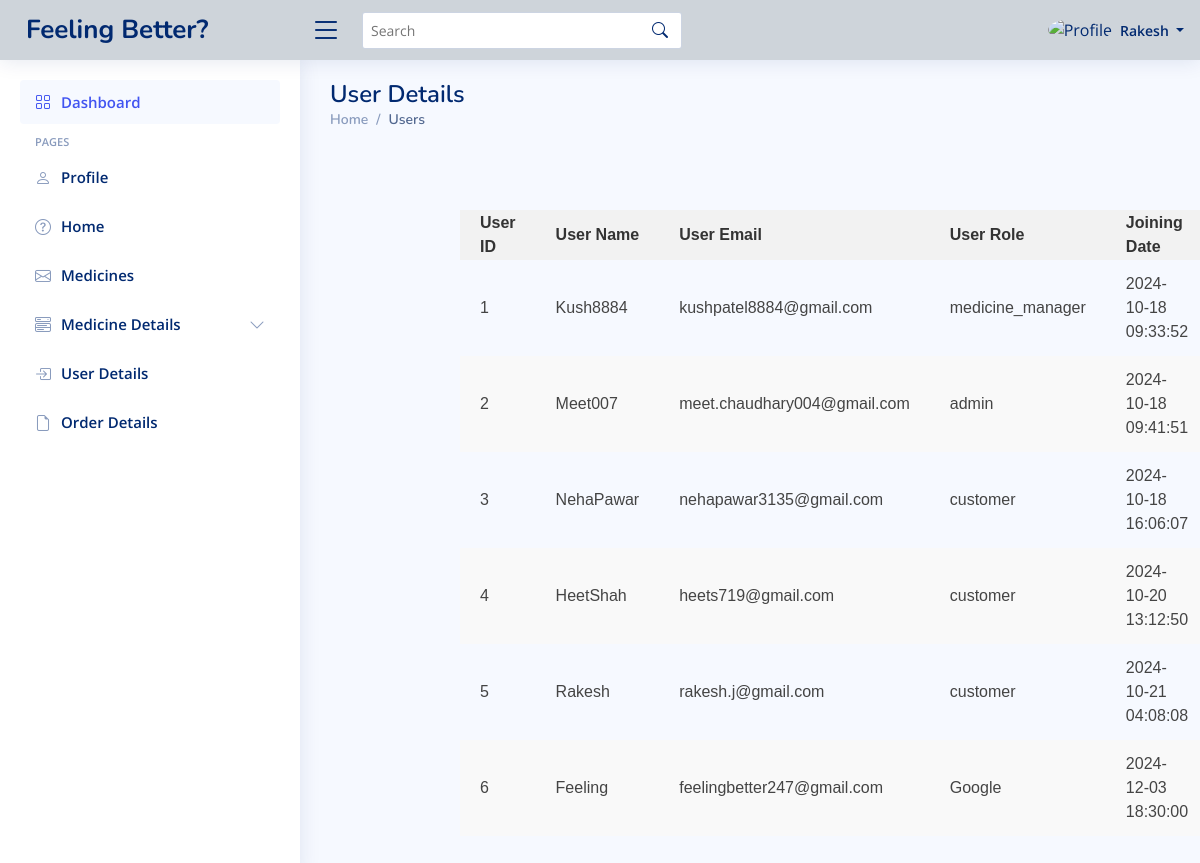
Page /dashboard/user_details.php (signed in) on the committed database.
### tables this page shows
CREATE TABLE `users` (
  `user_id` int(11) NOT NULL,
  `username` varchar(14) NOT NULL,
  `password_hash` varchar(255) NOT NULL,
  `email` varchar(100) NOT NULL,
  `role` enum('admin','medicine_manager','customer','Google') NOT NULL,
  `created_at` timestamp NOT NULL DEFAULT current_timestamp(),
  `profile_image` varchar(255) DEFAULT NULL
);

### dashboard/user_details.php (the view, shortened to what this page needs)
<?php
include '../connect.php';
$username = $_SESSION['username'];
?>
<!DOCTYPE html>
<html lang="en">
<head>
    <link href="assets/vendor/bootstrap/css/bootstrap.min.css" rel="stylesheet">
    <link href="assets/vendor/bootstrap-icons/bootstrap-icons.css" rel="stylesheet">
    <link href="assets/vendor/boxicons/css/boxicons.min.css" rel="stylesheet">
    <link href="assets/vendor/quill/quill.snow.css" rel="stylesheet">
    <link href="assets/vendor/quill/quill.bubble.css" rel="stylesheet">
    <link href="assets/vendor/remixicon/remixicon.css" rel="stylesheet">
    <link href="assets/vendor/simple-datatables/style.css" rel="stylesheet">
    <link href="assets/css/style.css" rel="stylesheet">
</head>
<body>
    <header id="header" class="header fixed-top d-flex align-items-center bg-dark-subtle">
        <div class="d-flex align-items-center justify-content-between">
            <a href="index.html" class="logo d-flex align-items-center">
                <span class="d-none d-lg-block">Feeling Better?</span>
            </a>
            <i class="bi bi-list toggle-sidebar-btn"></i>
        </div>
        <div class="search-bar">
            <form class="search-form d-flex align-items-center" method="POST" action="#">
                <input type="text" name="query" placeholder="Search" title="Enter search keyword">
                <button type="submit" title="Search"><i class="bi bi-search"></i></button>
            </form>
        </div>
        <nav class="header-nav ms-auto">
            <ul class="d-flex align-items-center">
                <li class="nav-item dropdown pe-3">
                    <a class="nav-link nav-profile d-flex align-items-center pe-0" href="#" data-bs-toggle="dropdown">
                        <img src="assets/img/person.ico" alt="Profile" class="rounded-circle">
                        <span class="d-none d-md-block dropdown-toggle ps-2"> <?= $username ?> </span>
                    </a>
                </li>
            </ul>
        </nav>
    </header>
    <aside id="sidebar" class="sidebar">
        <ul class="sidebar-nav" id="sidebar-nav">
            <li class="nav-item">
                <a class="nav-link " href="dashboard.php">
                    <i class="bi bi-grid"></i>
                    <span>Dashboard</span>
                </a>
            </li>
            <li class="nav-heading">Pages</li>
            <li class="nav-item">
                <a class="nav-link collapsed" href="users-profile.php">
                    <i class="bi bi-person"></i>
                    <span>Profile</span>
                </a>
            </li>
            <li class="nav-item">
                <a class="nav-link collapsed" href="/medion/index.php">
                    <i class="bi bi-question-circle"></i>
                    <span>Home</span>
                </a>
            </li>
            <li class="nav-item">
                <a class="nav-link collapsed" href="/medion/medicine.php">
                    <i class="bi bi-envelope"></i>
                    <span>Medicines</span>
                </a>
            </li>
            <li class="nav-item">
                <a class="nav-link collapsed" data-bs-target="#medicine-nav" data-bs-toggle="collapse" href="#">
                    <i class="bi bi-menu-button-wide"></i><span>Medicine Details</span><i
                        class="bi bi-chevron-down ms-auto"></i>
                </a>
            </li>
            <li class="nav-item">
                <a class="nav-link collapsed" href="user_details.php">
                    <i class="bi bi-box-arrow-in-right"></i>
                    <span>User Details</span>
                </a>
            </li>
            <li class="nav-item">
                <a class="nav-link collapsed" href="order_details.php">
                    <i class="bi bi-file-earmark"></i>
                    <span>Order Details</span>
                </a>
            </li>
        </ul>
    </aside>
    <main id="main" class="main">
        <div class="pagetitle">
            <h1>User Details</h1>
            <nav>
                <ol class="breadcrumb">
                    <li class="breadcrumb-item"><a href="index.html">Home</a></li>
                    <li class="breadcrumb-item active">Users</li>
                </ol>
            </nav>
        </div>
        <main id="main" class="main">
            <table>
                <thead>
                    <tr>
                        <th class="cell">User ID</th>
                        <th class="cell">User Name</th>
                        <th class="cell">User Email</th>
                        <th class="cell">User Role</th>
                        <th class="cell">Joining Date</th>
                    </tr>
                </thead>
                <tbody class="datashow">
                    <?php
                    $sql = "SELECT user_id, username, email, role, created_at FROM users";
                    $result = $conn->query($sql);
                    if ($result->num_rows > 0) {
                        while ($row = $result->fetch_assoc()) {
                            echo "<tr>
                <td>" . $row["user_id"] . "</td>
                <td>" . $row["username"] . "</td>
                <td>" . $row["email"] . "</td>
                <td>" . $row["role"] . "</td>
                <td>" . $row["created_at"] . "</td>
              </tr>";
                        }
                    } else {
                        echo "<tr><td colspan='5'>No data found</td></tr>";
                    }
                    ?>
                </tbody>
            </table>
        </main>
</body>
</html>

### dashboard/assets/css/style.css (style rules this page uses)
:root { scroll-behavior: smooth; }
body { font-family: "Open Sans", sans-serif; background: #f6f9ff; color: #444444; }
a { color: #4154f1; text-decoration: none; }
h1, h2, h3, h4, h5, h6 { font-family: "Nunito", sans-serif; }
#main { margin-top: 60px; padding: 20px 30px; transition: all 0.3s; }
.pagetitle { margin-bottom: 10px; }
.pagetitle h1 { font-size: 24px; margin-bottom: 0; font-weight: 600; color: #012970; }
.breadcrumb { font-size: 14px; font-family: "Nunito", sans-serif; color: #899bbd; font-weight: 600; }
.breadcrumb a { color: #899bbd; transition: 0.3s; }
.breadcrumb .breadcrumb-item::before { color: #899bbd; }
.breadcrumb .active { color: #51678f; font-weight: 600; }
.logo { line-height: 1; }
@media (min-width: 1200px) { .logo { width: 280px; } }
.logo span { font-size: 26px; font-weight: 700; color: #012970; font-family: "Nunito", sans-serif; }
.header { transition: all 0.5s; z-index: 997; height: 60px; box-shadow: 0px 2px 20px rgba(1, 41, 112, 0.1); background-color: #fff; padding-left: 20px; }
.header .toggle-sidebar-btn { font-size: 32px; padding-left: 10px; cursor: pointer; color: #012970; }
.header .search-bar { min-width: 360px; padding: 0 20px; }
.header .search-form { width: 100%; }
.header .search-form input { border: 0; font-size: 14px; color: #012970; border: 1px solid rgba(1, 41, 112, 0.2); padding: 7px 38px 7px 8px; border-radius: 3px; transition: 0.3s; width: 100%; }
.header .search-form button { border: 0; padding: 0; margin-left: -30px; background: none; }
.header .search-form button i { color: #012970; }
.header-nav ul { list-style: none; }
.header-nav>ul { margin: 0; padding: 0; }
.header-nav .nav-profile { color: #012970; }
.header-nav .nav-profile img { max-height: 36px; }
.header-nav .nav-profile span { font-size: 14px; font-weight: 600; }
.sidebar { position: fixed; top: 60px; left: 0; bottom: 0; width: 300px; z-index: 996; transition: all 0.3s; padding: 20px; overflow-y: auto; scrollbar-width: thin; scrollbar-color: #aab7cf transparent; box-shadow: 0px 0px 20px rgba(1, 41, 112, 0.1); background-color: #fff; }
@media (min-width: 1200px) { #main, #footer { margin-left: 300px; } }
.sidebar-nav { padding: 0; margin: 0; list-style: none; }
.sidebar-nav li { padding: 0; margin: 0; list-style: none; }
.sidebar-nav .nav-item { margin-bottom: 5px; }
.sidebar-nav .nav-heading { font-size: 11px; text-transform: uppercase; color: #899bbd; font-weight: 600; margin: 10px 0 5px 15px; }
.sidebar-nav .nav-link { display: flex; align-items: center; font-size: 15px; font-weight: 600; color: #4154f1; transition: 0.3; background: #f6f9ff; padding: 10px 15px; border-radius: 4px; }
.sidebar-nav .nav-link i { font-size: 16px; margin-right: 10px; color: #4154f1; }
.sidebar-nav .nav-link.collapsed { color: #012970; background: #fff; }
.sidebar-nav .nav-link.collapsed i { color: #899bbd; }
.sidebar-nav .nav-link .bi-chevron-down { margin-right: 0; transition: transform 0.2s ease-in-out; }

### dashboard/user_details.php (style rules this page uses)
table { width: 120%; border-collapse: collapse; font-size: 16px; font-family: Arial, sans-serif; }
th { background-color: #f2f2f2; color: #333; text-align: left; border-bottom: 2px solid #ddd; }
td { padding: 12px 15px; border-bottom: 1px solid #ddd; }
th, td { padding-left: 20px; padding-right: 20px; }
table { margin-left: -200px; margin-right: auto; }
tr:nth-child(even) { background-color: #f9f9f9; }

### rows in the picture
users: user_id "1", username "Kush8884", email "kushpatel8884@gmail.com", role "medicine_manager", created_at "2024-10-18 09:33:52"
users: user_id "2", username "Meet007", email "meet.chaudhary004@gmail.com", role "admin", created_at "2024-10-18 09:41:51"
users: user_id "3", username "NehaPawar", email "nehapawar3135@gmail.com", role "customer", created_at "2024-10-18 16:06:07"
users: user_id "4", username "HeetShah", email "heets719@gmail.com", role "customer", created_at "2024-10-20 13:12:50"
users: user_id "5", username "Rakesh", email "rakesh.j@gmail.com", role "customer", created_at "2024-10-21 04:08:08"
users: user_id "6", username "Feeling", email "feelingbetter247@gmail.com", role "Google", created_at "2024-12-03 18:30:00"

### other values in the picture
$username "Rakesh"
